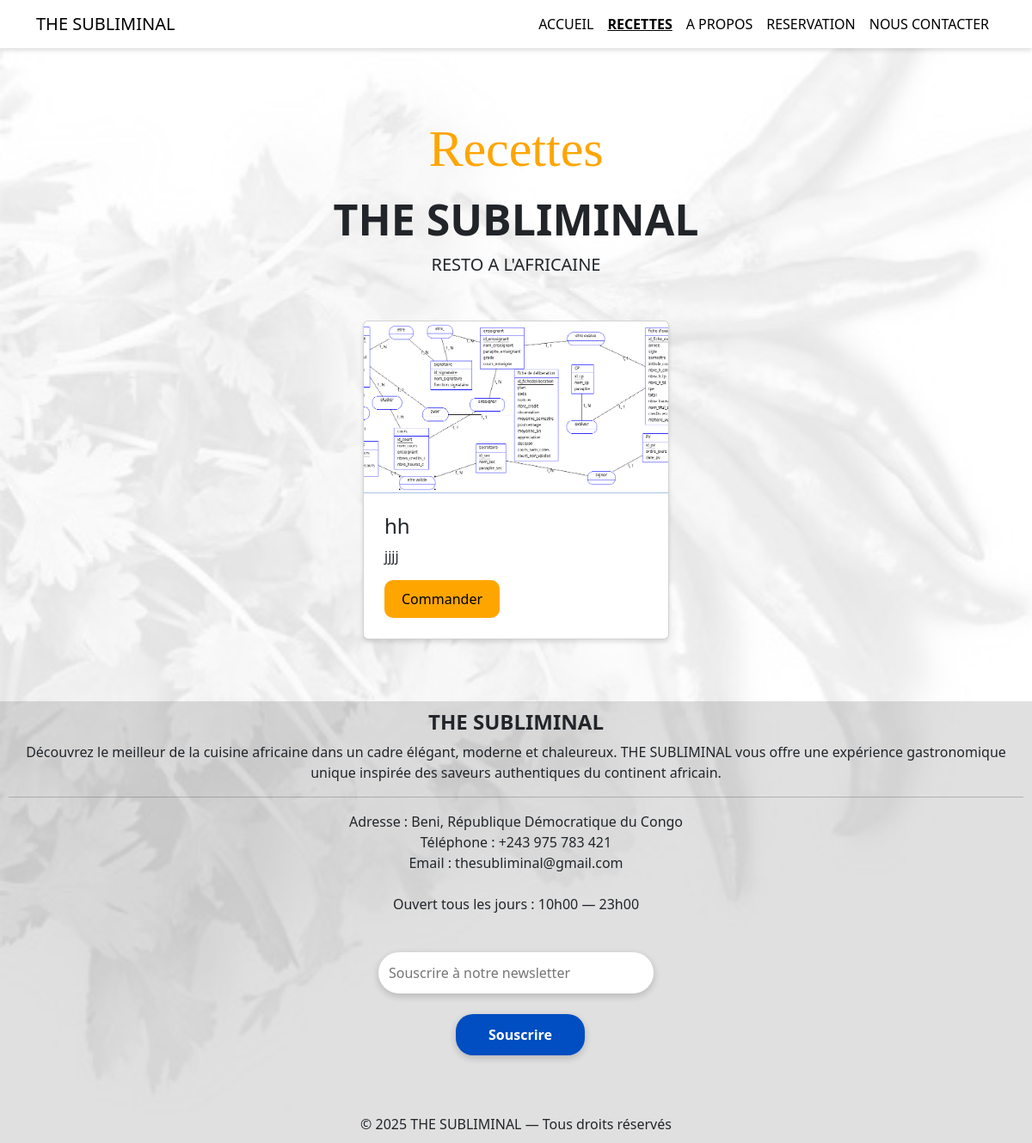
Page /recettes.php on the committed database.
### tables this page shows
CREATE TABLE `recettes` (
  `id` int(11) NOT NULL,
  `titre` varchar(150) NOT NULL,
  `description` varchar(255) NOT NULL,
  `image` varchar(255) NOT NULL,
  `date_publication` datetime NOT NULL DEFAULT current_timestamp()
);

### recettes.php (the view, shortened to what this page needs)
<?php
include 'connexion_db/connexion.php';
$requete = $connexion->query("SELECT titre, description, image FROM recettes ORDER BY date_publication DESC");
$recettes = [];
if ($requete) {
    $recettes = $requete->fetchAll(PDO::FETCH_ASSOC);
}
?>
<!DOCTYPE html>
<html lang="en">
<head>
    <link href="https://cdn.jsdelivr.net/npm/bootstrap@5.3.8/dist/css/bootstrap.min.css" rel="stylesheet">
</head>
<body>
  <header>
    <?php include 'entete.php';?>
    <center>
      <span class="Bienvenu">
        Recettes
      </span><br>
      <span class="SUBLIMINAL">
        THE SUBLIMINAL
      </span><br>
      <span class="RESTO">
        RESTO A L'AFRICAINE
      </span>
    </center>
  </header>
  <div class="container section1">
    <div class="row row-cols-1 row-cols-md-2 row-cols-lg-3 g-4 justify-content-center">
      <?php if (count($recettes) > 0): ?>
        <?php foreach ($recettes as $recette): ?>
          <div class="col">
            <div class="card h-100 oeufs">
                <img src="<?= htmlspecialchars($recette['image']) ?>" alt="<?= htmlspecialchars($recette['titre']) ?>" class="card-img-top recipe-img">
                <div class="card-body d-flex flex-column justify-content-between p-4">
                    <div>
                        <h4><?= htmlspecialchars($recette['titre']) ?></h4>
                        <p><?= htmlspecialchars($recette['description']) ?></p>
                    </div>
                    <div>
                        <a href="#" class="monlien">Commander</a>
                    </div>
                </div>
            </div>
          </div>
        <?php endforeach; ?>
      <?php endif; ?>
    </div>
  </div>
  <br><br><br>
<?php include 'footer.php';?>
</body>
</html>

### recettes.php (style rules this page uses)
.Bienvenu { color: orange; font-weight: 500; font-family: Edwardian Script ITC Regular; font-size: 60px; }
.SUBLIMINAL { font-size: 50px; font-weight: bolder; }
.RESTO { font-size: 20px; font-weight: 300; }
.recipe-img { height: 200px; object-fit: cover; border-top-left-radius: 20px; border-top-right-radius: 20px; }
.oeufs { max-width: 500px; width: 100%; height: 100%; background: #ffffff; box-shadow: 0 3px 5px #0000001f; border-radius: 20px; border: none; }
.section1 { padding-top: 50px; margin: auto; }
.monlien { background: orange; padding: 10px 20px; border-radius: 10px; text-decoration: none; color: #000; display: inline-block; transition: background 0.2s; }
body { background: url("img/news-bg.jpg"); background-repeat: no-repeat; background-size: cover; background-attachment: fixed; }
img { transition: 0.3s; }
.card { overflow:hidden; }

### rows in the picture
recettes: image (picture), titre "hh", description "jjjj"
